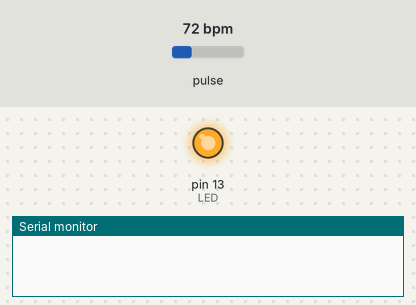
Simulated run of this sketch. Board: Arduino Uno, built with avr-gcc and run on an emulated ATmega328P. On the bench: output pins drawn as LEDs (lit = HIGH), the last lines printed to the serial monitor. The inputs (shaded band) are chosen by the test bench; at power-on: pulse 72 bpm.

Above: at 0.1 s.
At 1.2 s:
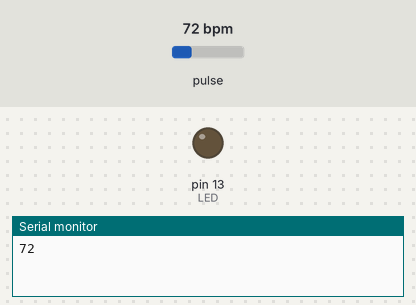
1.3 s: pulse set to 42 bpm
4.3 s: pulse set to 70 bpm
Timing chart, 0 to 13.3 s (numbered marks = the images above; inputs shaded):
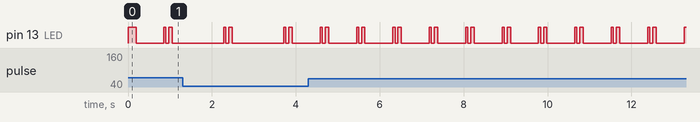

Measured:
- by itself, pin 13 (LED): repeats every 0.87 s: LOW 0.07 s, HIGH 0.08 s, LOW 0.67 s, HIGH 0.05 s

The sketch:

Getting_BPM_to_Monitor.ino
```cpp
#define USE_ARDUINO_INTERRUPTS true

#include <PulseSensorPlayground.h>

const int OUTPUT_TYPE = PROCESSING_VISUALIZER;

const int PulseWire = 0;
const int LED = 13;
int Threshold = 550;

PulseSensorPlayground pulseSensor;

void setup() {
  Serial.begin(9600);

  pulseSensor.analogInput(PulseWire);

  pulseSensor.blinkOnPulse(LED);

  pulseSensor.setThreshold(Threshold);

  if (pulseSensor.begin())
  {
  }
}

void loop() {
  if (pulseSensor.sawStartOfBeat())
  {

    int myBPM = pulseSensor.getBeatsPerMinute();

    Serial.println(myBPM);

    digitalWrite(LED, HIGH);
    delay(50);
    digitalWrite(LED, LOW);
    delay(50);

  }
  delay(20);

}
```
